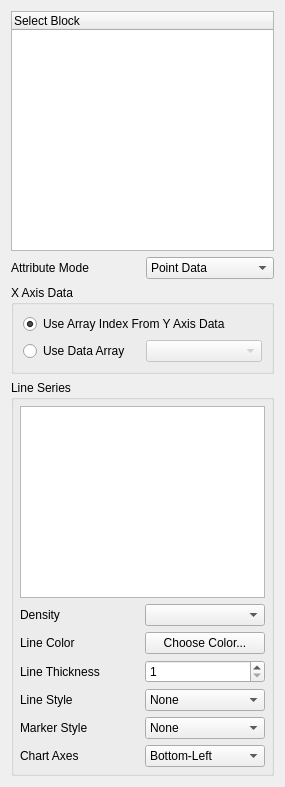
<?xml version="1.0" encoding="UTF-8"?>
<ui version="4.0">
 <class>pqXYChartDisplayPanel</class>
 <widget class="QWidget" name="pqXYChartDisplayPanel">
  <property name="geometry">
   <rect>
    <x>0</x>
    <y>0</y>
    <width>285</width>
    <height>787</height>
   </rect>
  </property>
  <property name="windowTitle">
   <string>Form</string>
  </property>
  <layout class="QVBoxLayout" name="verticalLayout">
   <item>
    <widget class="pqTreeWidget" name="CompositeIndex">
     <column>
      <property name="text">
       <string>Select Block</string>
      </property>
     </column>
    </widget>
   </item>
   <item>
    <layout class="QHBoxLayout" name="horizontalLayout">
     <item>
      <widget class="QLabel" name="label">
       <property name="text">
        <string>Attribute Mode</string>
       </property>
      </widget>
     </item>
     <item>
      <widget class="QComboBox" name="AttributeMode">
       <item>
        <property name="text">
         <string>Point Data</string>
        </property>
        <property name="icon">
         <iconset resource="../pqComponents.qrc">
          <normaloff>:/pqWidgets/Icons/pqPointData16.png</normaloff>:/pqWidgets/Icons/pqPointData16.png</iconset>
        </property>
       </item>
       <item>
        <property name="text">
         <string>Cell Data</string>
        </property>
        <property name="icon">
         <iconset resource="../pqComponents.qrc">
          <normaloff>:/pqWidgets/Icons/pqCellData16.png</normaloff>:/pqWidgets/Icons/pqCellData16.png</iconset>
        </property>
       </item>
       <item>
        <property name="text">
         <string>Vertex Data</string>
        </property>
        <property name="icon">
         <iconset resource="../pqComponents.qrc">
          <normaloff>:/pqWidgets/Icons/pqPointData16.png</normaloff>:/pqWidgets/Icons/pqPointData16.png</iconset>
        </property>
       </item>
       <item>
        <property name="text">
         <string>Edge Data</string>
        </property>
        <property name="icon">
         <iconset resource="../pqComponents.qrc">
          <normaloff>:/pqWidgets/Icons/pqRamp24.png</normaloff>:/pqWidgets/Icons/pqRamp24.png</iconset>
        </property>
       </item>
       <item>
        <property name="text">
         <string>Row Data</string>
        </property>
        <property name="icon">
         <iconset resource="../pqComponents.qrc">
          <normaloff>:/pqWidgets/Icons/pqSpreadsheet16.png</normaloff>:/pqWidgets/Icons/pqSpreadsheet16.png</iconset>
        </property>
       </item>
      </widget>
     </item>
    </layout>
   </item>
   <item>
    <widget class="QGroupBox" name="groupBox">
     <property name="title">
      <string>X Axis Data</string>
     </property>
     <layout class="QGridLayout" name="_2">
      <item row="0" column="0" colspan="2">
       <widget class="QRadioButton" name="UseArrayIndex">
        <property name="whatsThis">
         <string>Select this option to use the indexes of the y-axis array for the x-axis points.</string>
        </property>
        <property name="text">
         <string>Use Array Index From Y Axis Data</string>
        </property>
        <property name="checked">
         <bool>true</bool>
        </property>
        <property name="autoExclusive">
         <bool>false</bool>
        </property>
       </widget>
      </item>
      <item row="1" column="0">
       <widget class="QRadioButton" name="UseDataArray">
        <property name="whatsThis">
         <string>Select this option to use a data array to define the x-axis points.</string>
        </property>
        <property name="text">
         <string>Use Data Array</string>
        </property>
        <property name="autoExclusive">
         <bool>false</bool>
        </property>
       </widget>
      </item>
      <item row="1" column="1">
       <widget class="QComboBox" name="XAxisArray">
        <property name="enabled">
         <bool>false</bool>
        </property>
        <property name="whatsThis">
         <string>Choose the name of the x-axis data array.</string>
        </property>
       </widget>
      </item>
     </layout>
    </widget>
   </item>
   <item>
    <widget class="QGroupBox" name="SeriesGroup">
     <property name="sizePolicy">
      <sizepolicy hsizetype="Preferred" vsizetype="MinimumExpanding">
       <horstretch>0</horstretch>
       <verstretch>0</verstretch>
      </sizepolicy>
     </property>
     <property name="title">
      <string>Line Series</string>
     </property>
     <layout class="QGridLayout">
      <property name="margin">
       <number>6</number>
      </property>
      <property name="spacing">
       <number>6</number>
      </property>
      <item row="4" column="1">
       <widget class="QComboBox" name="StyleList">
        <property name="whatsThis">
         <string>Select the line style for the series.</string>
        </property>
        <item>
         <property name="text">
          <string>None</string>
         </property>
        </item>
        <item>
         <property name="text">
          <string>Solid</string>
         </property>
        </item>
        <item>
         <property name="text">
          <string>Dash</string>
         </property>
        </item>
        <item>
         <property name="text">
          <string>Dot</string>
         </property>
        </item>
        <item>
         <property name="text">
          <string>Dash Dot</string>
         </property>
        </item>
        <item>
         <property name="text">
          <string>Dash Dot Dot</string>
         </property>
        </item>
       </widget>
      </item>
      <item row="2" column="1">
       <widget class="pqColorChooserButton" name="ColorButton">
        <property name="whatsThis">
         <string>Press this button to choose a new color for the line.</string>
        </property>
        <property name="text">
         <string>Choose Color...</string>
        </property>
       </widget>
      </item>
      <item row="2" column="0">
       <widget class="QLabel" name="label_2">
        <property name="text">
         <string>Line Color</string>
        </property>
       </widget>
      </item>
      <item row="5" column="1">
       <widget class="QComboBox" name="MarkerStyleList">
        <item>
         <property name="text">
          <string>None</string>
         </property>
        </item>
        <item>
         <property name="text">
          <string>Cross</string>
         </property>
        </item>
        <item>
         <property name="text">
          <string>Plus</string>
         </property>
        </item>
        <item>
         <property name="text">
          <string>Square</string>
         </property>
        </item>
        <item>
         <property name="text">
          <string>Circle</string>
         </property>
        </item>
        <item>
         <property name="text">
          <string>Diamond</string>
         </property>
        </item>
       </widget>
      </item>
      <item row="5" column="0">
       <widget class="QLabel" name="MarkerStyleListLabel">
        <property name="text">
         <string>Marker Style</string>
        </property>
       </widget>
      </item>
      <item row="6" column="1">
       <widget class="QComboBox" name="AxisList">
        <property name="whatsThis">
         <string>Select the chart axes for the line series.</string>
        </property>
        <item>
         <property name="text">
          <string>Bottom-Left</string>
         </property>
        </item>
        <item>
         <property name="text">
          <string>Bottom-Right</string>
         </property>
        </item>
        <item>
         <property name="text">
          <string>Top-Right</string>
         </property>
        </item>
        <item>
         <property name="text">
          <string>Top-Left</string>
         </property>
        </item>
       </widget>
      </item>
      <item row="6" column="0">
       <widget class="QLabel" name="AxisListLabel">
        <property name="text">
         <string>Chart Axes</string>
        </property>
       </widget>
      </item>
      <item row="4" column="0">
       <widget class="QLabel" name="StyleListLabel">
        <property name="text">
         <string>Line Style</string>
        </property>
       </widget>
      </item>
      <item row="3" column="1">
       <widget class="QSpinBox" name="Thickness">
        <property name="whatsThis">
         <string>Enter the thickness for the line.</string>
        </property>
        <property name="minimum">
         <number>1</number>
        </property>
        <property name="maximum">
         <number>10</number>
        </property>
        <property name="value">
         <number>1</number>
        </property>
       </widget>
      </item>
      <item row="3" column="0">
       <widget class="QLabel" name="ThicknessLabel">
        <property name="text">
         <string>Line Thickness</string>
        </property>
       </widget>
      </item>
      <item row="0" column="0" colspan="2">
       <widget class="pqTreeView" name="SeriesList">
        <property name="sizePolicy">
         <sizepolicy hsizetype="Preferred" vsizetype="Expanding">
          <horstretch>0</horstretch>
          <verstretch>0</verstretch>
         </sizepolicy>
        </property>
        <property name="whatsThis">
         <string>This displays the list of line series. You can use the list to edit the series options.</string>
        </property>
        <property name="editTriggers">
         <set>QAbstractItemView::EditKeyPressed|QAbstractItemView::SelectedClicked</set>
        </property>
        <property name="selectionMode">
         <enum>QAbstractItemView::ExtendedSelection</enum>
        </property>
        <property name="selectionBehavior">
         <enum>QAbstractItemView::SelectRows</enum>
        </property>
        <property name="rootIsDecorated">
         <bool>false</bool>
        </property>
       </widget>
      </item>
      <item row="1" column="1">
       <widget class="QComboBox" name="DensityArray"/>
      </item>
      <item row="1" column="0">
       <widget class="QLabel" name="DensityLabel">
        <property name="text">
         <string>Density</string>
        </property>
       </widget>
      </item>
     </layout>
    </widget>
   </item>
  </layout>
 </widget>
 <customwidgets>
  <customwidget>
   <class>pqTreeView</class>
   <extends>QTreeView</extends>
   <header>pqTreeView.h</header>
  </customwidget>
  <customwidget>
   <class>pqTreeWidget</class>
   <extends>QTreeWidget</extends>
   <header>pqTreeWidget.h</header>
  </customwidget>
  <customwidget>
   <class>pqColorChooserButton</class>
   <extends>QPushButton</extends>
   <header>pqColorChooserButton.h</header>
  </customwidget>
 </customwidgets>
 <tabstops>
  <tabstop>CompositeIndex</tabstop>
  <tabstop>AttributeMode</tabstop>
  <tabstop>UseArrayIndex</tabstop>
  <tabstop>UseDataArray</tabstop>
  <tabstop>XAxisArray</tabstop>
  <tabstop>SeriesList</tabstop>
  <tabstop>ColorButton</tabstop>
  <tabstop>Thickness</tabstop>
  <tabstop>StyleList</tabstop>
  <tabstop>MarkerStyleList</tabstop>
  <tabstop>AxisList</tabstop>
 </tabstops>
 <resources>
  <include location="../pqComponents.qrc"/>
 </resources>
 <connections>
  <connection>
   <sender>UseDataArray</sender>
   <signal>toggled(bool)</signal>
   <receiver>XAxisArray</receiver>
   <slot>setEnabled(bool)</slot>
   <hints>
    <hint type="sourcelabel">
     <x>104</x>
     <y>362</y>
    </hint>
    <hint type="destinationlabel">
     <x>178</x>
     <y>361</y>
    </hint>
   </hints>
  </connection>
 </connections>
</ui>
